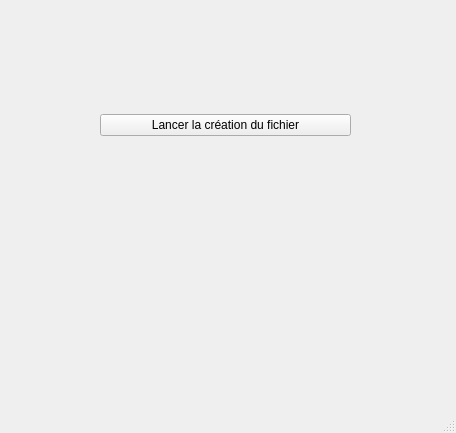
<?xml version="1.0" encoding="UTF-8"?>
<ui version="4.0">
 <class>MainWindow</class>
 <widget class="QMainWindow" name="MainWindow">
  <property name="geometry">
   <rect>
    <x>0</x>
    <y>0</y>
    <width>456</width>
    <height>433</height>
   </rect>
  </property>
  <property name="windowTitle">
   <string>MainWindow</string>
  </property>
  <widget class="QWidget" name="centralwidget">
   <widget class="QWidget" name="verticalLayoutWidget">
    <property name="geometry">
     <rect>
      <x>100</x>
      <y>60</y>
      <width>251</width>
      <height>131</height>
     </rect>
    </property>
    <layout class="QVBoxLayout" name="verticalLayout">
     <item>
      <widget class="QPushButton" name="pushButton">
       <property name="text">
        <string>Lancer la création du fichier</string>
       </property>
       <property name="autoRepeatInterval">
        <number>100</number>
       </property>
      </widget>
     </item>
    </layout>
   </widget>
  </widget>
  <widget class="QMenuBar" name="menubar">
   <property name="geometry">
    <rect>
     <x>0</x>
     <y>0</y>
     <width>456</width>
     <height>21</height>
    </rect>
   </property>
  </widget>
  <widget class="QStatusBar" name="statusbar"/>
 </widget>
 <resources/>
 <connections/>
</ui>
